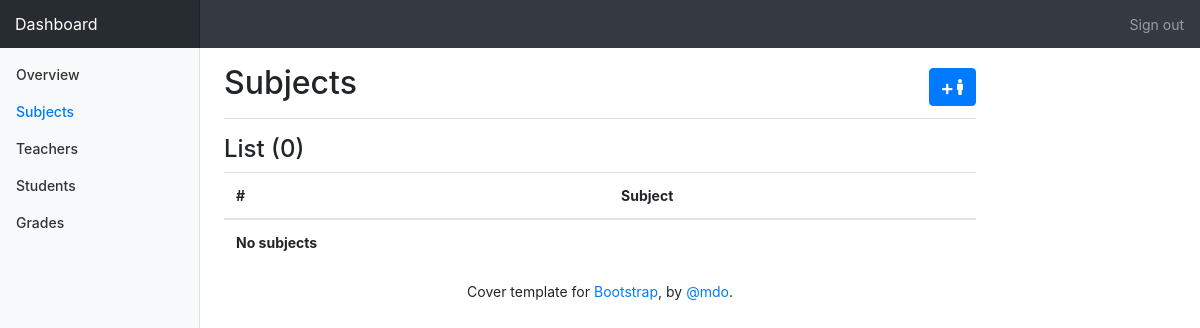
Before: /dashboard/subjects/ with the older database file.
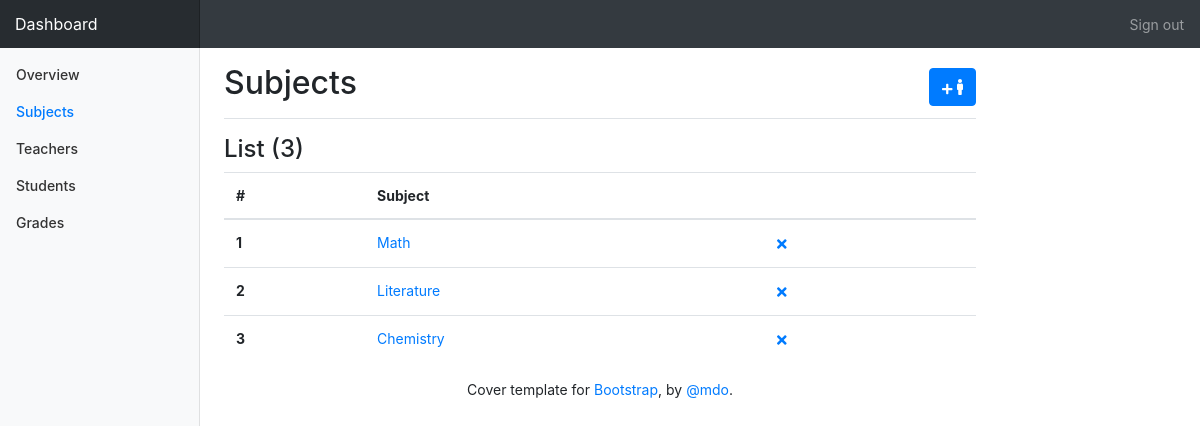
After: the same page with the newer database file.
### dashboard/models.py (models this page shows)
class Subject(models.Model):
    name = models.CharField(max_length=30)
    description = models.TextField(blank=True)
    def __str__(self):
        return self.name

### dashboard/views.py (the view)
class SubjectList (ListView):
    model = Subject
    def get_context_data(self, **kwargs):
        context = super(SubjectList, self).get_context_data(**kwargs)
        context['name'] = self.model.__name__ + 's'
        context['location'] = 'subjects'
        return context

### dashboard/templates/dashboard/subject_list.html
{% extends 'dashboard/index.html' %}
{% block main %}
    <main role="main" class="col-md-8 ml-sm-auto col-lg-8 pt-3 px-4">
        <div class="d-flex justify-content-between flex-wrap flex-md-nowrap align-items-center pb-2 mb-3 border-bottom">
          <h1 class="h2">{{name}}</h1>
          <a type="button right" href="{% url 'subject_create' %}" title="Add" class="btn btn-primary">
              <i class="fas fa-plus fa-xs"></i>
              <i class="fas fa-male"></i>
          </a>
        </div>
        <h4>List ({{object_list|length}})</h4>
        <div class="table-responsive">
            <table class="table table-hover">
                <thead>
                    <tr>
                        <th scope="col">#</th>
                        <th scope="col">Subject</th>
                        <th scope="col"></th>
                    </tr>
                </thead>
                <tbody>
                    {% for row in object_list %}
                        <tr>
                            <th scope="row">{{ forloop.counter }}</th>
                            <td><a href="{% url 'subject_update' row.pk %}">{{ row }}</a></td>
                            <td style="padding: 0">
                                <a style="padding: 12px 20px;" href="{% url 'subject_delete' row.pk %}" title="delete" class="btn btn-sm light">
                                    <i class="fas fa-times"></i>
                                </a>
                            </td>
                        </tr>
                    {% empty %}
                        <tr>
                            <th scope="row">No subjects</th>
                        </tr>
                    {% endfor %}
                </tbody>
          </table>
        </div>
      </main>
{% endblock main %}

Changed rows visible on the page:
added Subject: name "Math"
added Subject: name "Literature"
added Subject: name "Chemistry"
Other visible differences:
{{ object_list|length }}: "0" → "3"
text no longer shown: "No subjects"
